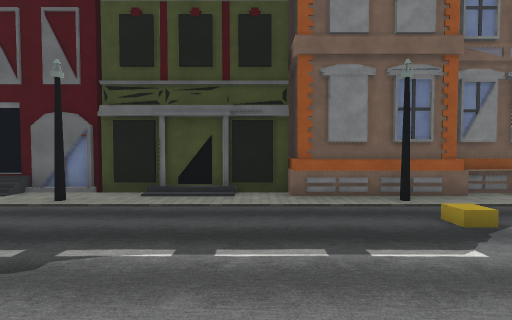
[1] (above)

24 first-person views from a walk through a scene from a Unity 3-D project. The camera is 1.2 m above the floor, tilts 2° down and sees 85° across. The floor is counted in squares, 2 m on a side. Each view is taken from the middle of a square. On the plan, view 1 faces up. The plan holds only what a view shows up to about 9 squares ahead; the rest is blank. The place goes on beyond the plan. Some surface patterns are stand-ins.

[2]
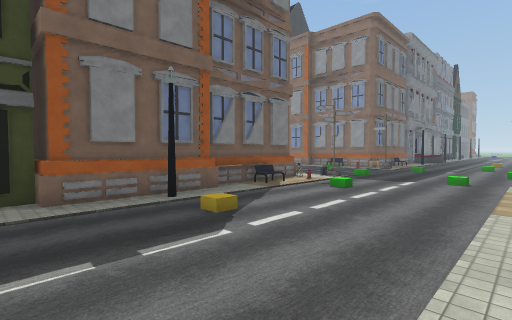

[3]
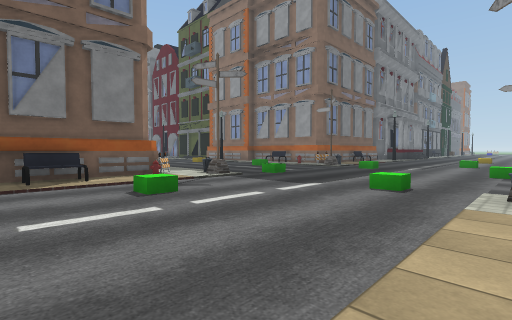

[4]
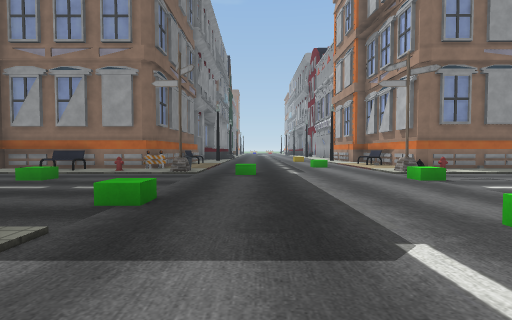

[5]
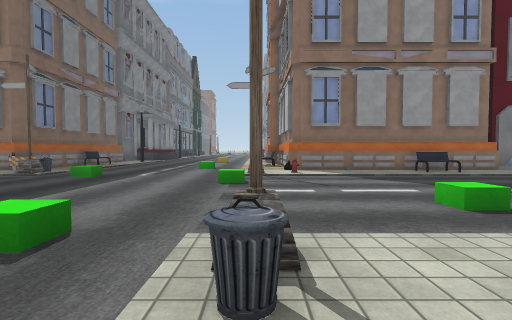

[6]
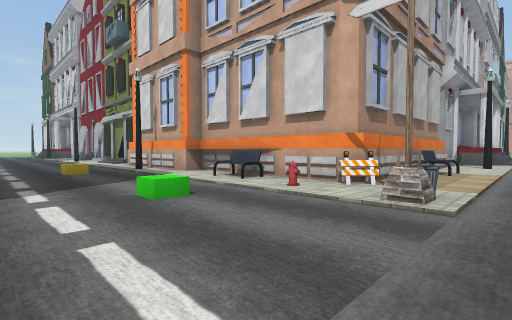

[7]
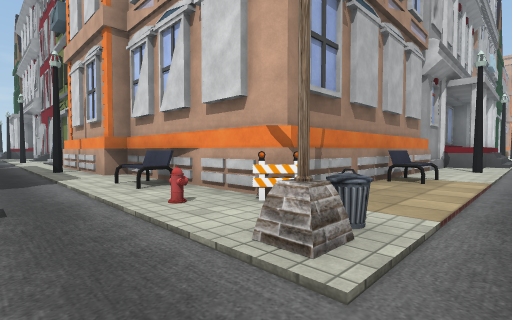

[8]
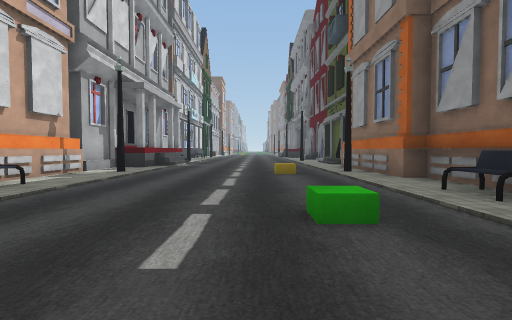

[9]
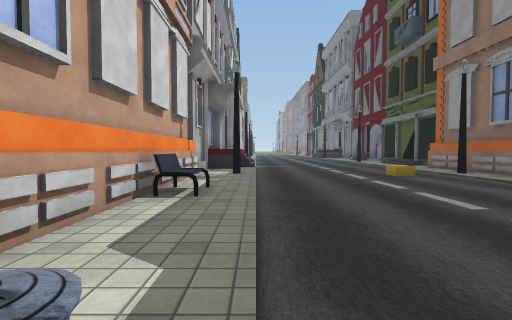

[10]
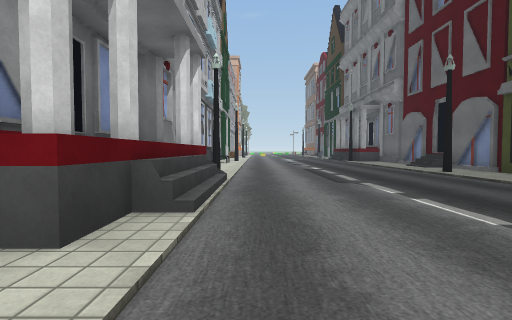

[11]
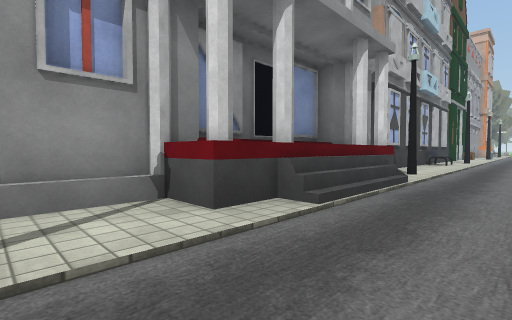

[12]
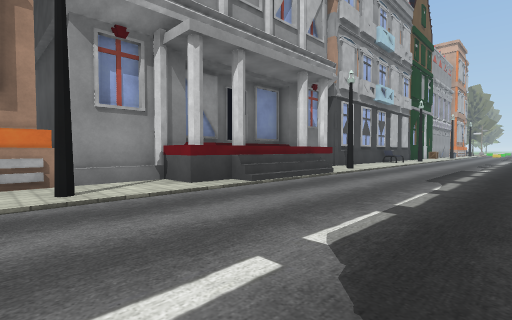

[13]
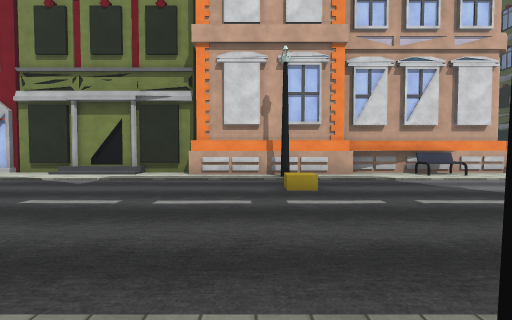

[14]
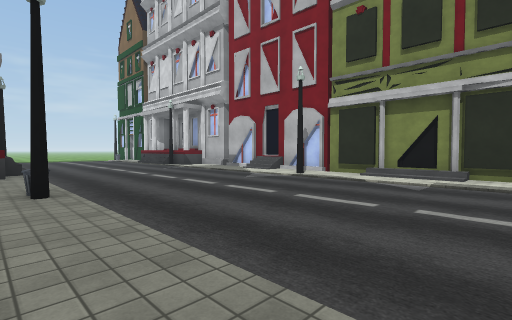

[15]
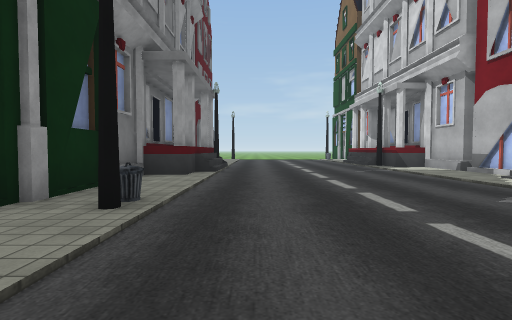

[16]
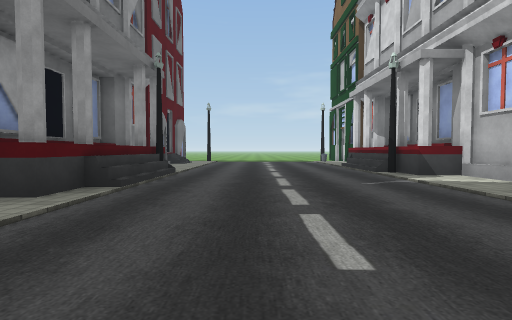

[17]
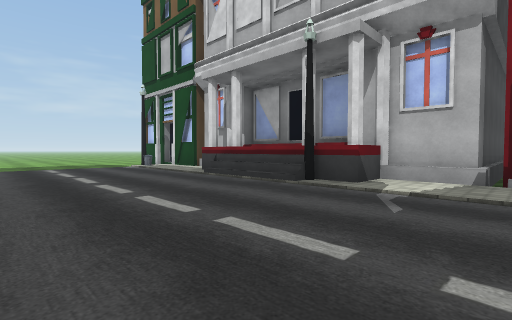

[18]
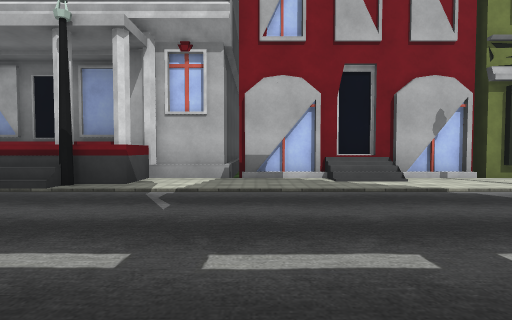

[19]
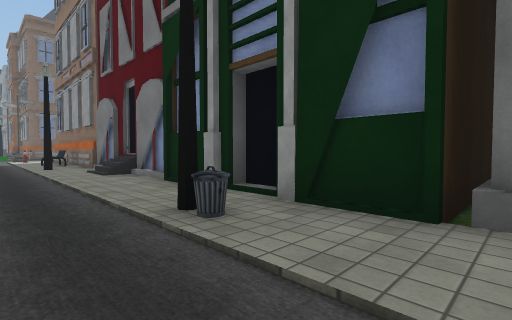

[20]
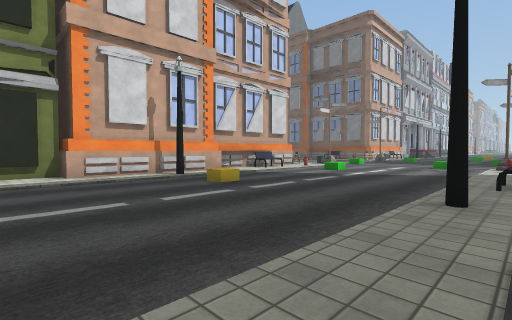

[21]
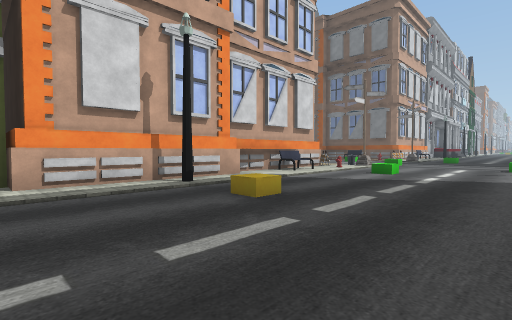

[22]
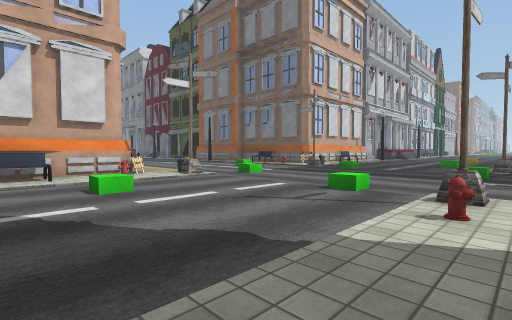

[23]
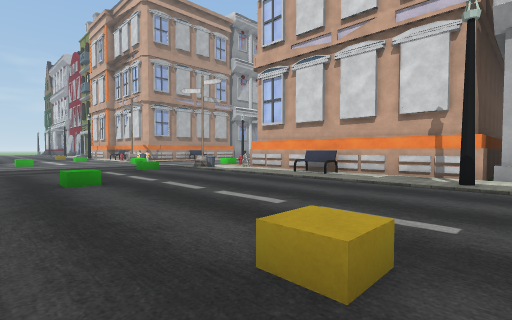

[24]
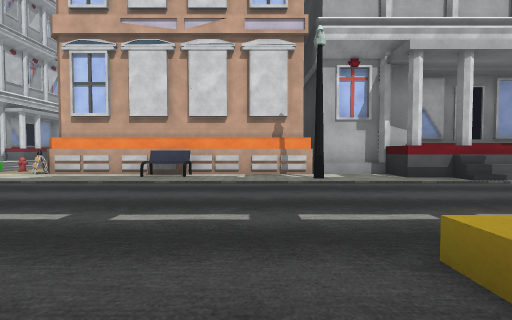

### Floor plan
Key: @ floor where view 1 was taken; # wall or solid block; . main floor; : floor 0.25 m higher than the main floor; / step, stairs or slope; B building; S streetlight; C cube; G green cube; E bench; A barrier; P pole; H hydrant; O other object.
Columns run from 7 left of view 1 to 18 right of it. Each row starts with its distance up from view 1.
 15                 BB......B
 14               BBB.......B
 13            BBBBBBS....CSB
 12                 B.......BB
 11                 B.......BB
 10                 BE......EB
  9         B       B.......EB
  8         B       B.....G.OB
  7 #/###BB#BBBBBBEBA.......AA
  6  ..S......S...E.OP......P.
  5  ..................G......
  4  .........C....G.......G..
  3 ..........................
  2 ..................G.......
  1 ..........................
  0 ...SBB/@B.S......P....GP..
 -1 #B#BB   B/BBBEEBBA......HB
 -2      BBBB B     B.H......B
 -3           B     BE.G.....B
 -4           B     BE.......B
 -5           B     BB......EB
 -6                 BB.......B
 -7                  BSC...S.B
 -8                  B.......B
 -9              BBBBB....../#
-10                ##......./#
-11                 #........#
-12                 B:.......#
-13                 B:.......B
-14                 B........#
-15                 #.S....S.#
-16                 #........B
-17                 #:.......B
-18                 #........B
-19                 #....../BB
-20            BBBBBB....../ B
-21                 BB...../ B
-22                 BBS....SBB
-23                 B /.....BB
-24                 B /..... B

Positions as (right, up) in squares from view 1, and headings:
1: (0, 0), facing up
2: (0, 0), facing up-right
3: (6, 0), facing up-right
4: (9, 4), facing right
5: (9, 0), facing right
6: (14, 1), facing down-left
7: (12, 1), facing down-left
8: (14, 6), facing up
9: (11, 6), facing up
10: (3, 1), facing left
11: (3, 2), facing down-left
12: (4, 4), facing down-left
13: (17, -8), facing left
14: (17, -10), facing down-left
15: (15, -12), facing down
16: (14, -15), facing down
17: (15, -19), facing down-left
18: (15, -19), facing left
19: (15, -17), facing up-right
20: (17, -11), facing up-left
21: (15, -10), facing up-left
22: (17, -4), facing up-left
23: (16, 14), facing down-left
24: (16, 12), facing left
